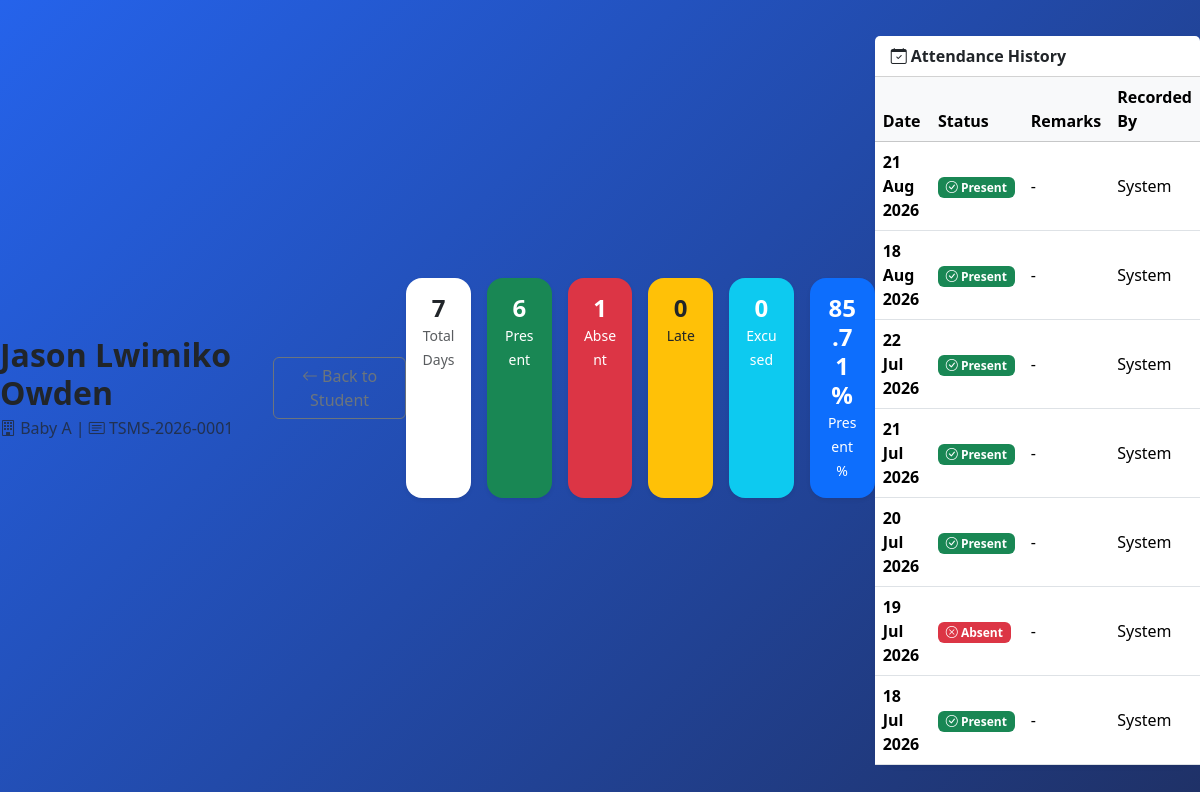
The app's page /school-management/students/4/attendance/ with its own data.
### students/models.py (models this page shows, shortened)
class Student(models.Model):
    GENDER_CHOICES = [
        ("M", "Male"),
        ("F", "Female"),
    ]
    STATUS_CHOICES = [
        ("ACTIVE", "Active"),
        ("TRANSFERRED", "Transferred"),
        ("GRADUATED", "Graduated"),
    ]
    admission_number = models.CharField(
        max_length=30,
        unique=True,
        blank=True,
        editable=False  # so users can't manually type a duplicate
    )
    first_name = models.CharField(max_length=100)
    middle_name = models.CharField(max_length=100, blank=True)
    last_name = models.CharField(max_length=100)
    gender = models.CharField(
        max_length=1,
        choices=GENDER_CHOICES
    )
    date_of_birth = models.DateField()
    guardian = models.ForeignKey(
        Guardian,
        on_delete=models.CASCADE,
        related_name="students"
    )
    class_room = models.ForeignKey(
        "academics.ClassRoom",
        on_delete=models.SET_NULL,
        null=True,
        blank=True,
        related_name="students"
    )
    photo = models.ImageField(
        upload_to="students/",
        blank=True,
        null=True
    )
    admission_date = models.DateField(auto_now_add=True)
    admission_year = models.PositiveIntegerField(
        default=datetime.date.today().year
    )
    nationality = models.CharField(
        max_length=50,
        default="Tanzanian"
    )
    religion = models.CharField(
        max_length=50,
        blank=True
    )
    blood_group = models.CharField(
        max_length=5,
        blank=True
    )
    status = models.CharField(
        max_length=20,
        choices=STATUS_CHOICES,
        default="ACTIVE"
    )
    is_active = models.BooleanField(default=True)
    class Meta:
        ordering = ["first_name", "last_name"]
    @property
    def full_name(self):
        name = f"{self.first_name} {self.middle_name} {self.last_name}"
        return " ".join(name.split()) # removes double spaces if no middle name

class Attendance(models.Model):
    STATUS_CHOICES = [
        ("P", "Present"),
        ("A", "Absent"),
        ("L", "Late"),
        ("E", "Excused"),
    ]
    student = models.ForeignKey(
        Student,
        on_delete=models.CASCADE,
        related_name="attendance"
    )
    date = models.DateField(default=timezone.now)
    status = models.CharField(
        max_length=1,
        choices=STATUS_CHOICES,
        default="P"
    )
    remarks = models.CharField(
        max_length=255,
        blank=True
    )
    recorded_by = models.ForeignKey(
        "academics.Teacher",
        on_delete=models.SET_NULL,
        null=True,
        blank=True,
        related_name="attendance_records"
    )
    class Meta:
        ordering = ["-date", "student__first_name"]
        unique_together = ("student", "date")
        verbose_name = "Attendance"
        verbose_name_plural = "Attendance"

### academics/models.py (models this page shows, shortened)
class ClassRoom(models.Model):
    LEVEL_GROUP = {
        'BABY': 'PRE_PRIMARY', 'MIDDLE': 'PRE_PRIMARY', 'TOP': 'PRE_PRIMARY',
        'G1': 'PRE_PRIMARY', 'G2': 'PRE_PRIMARY', 'G3': 'PRE_PRIMARY',
        'G4': 'PRE_PRIMARY', 'G5': 'PRE_PRIMARY', 'G6': 'PRE_PRIMARY', 'G7': 'PRE_PRIMARY',
        'F1': 'ORDINARY', 'F2': 'ORDINARY', 'F3': 'ORDINARY', 'F4': 'ORDINARY',
        'F5': 'ADVANCED', 'F6': 'ADVANCED',
    }
    LEVEL_CHOICES = [
        ("BABY", "Baby"),
        ("MIDDLE", "Middle"),
        ("TOP", "Top"),
        ("G1", "Grade 1"),
        ("G2", "Grade 2"),
        ("G3", "Grade 3"),
        ("G4", "Grade 4"),
        ("G5", "Grade 5"),
        ("G6", "Grade 6"),
        ("G7", "Grade 7"),
        ("F1", "Form 1"),
        ("F2", "Form 2"),
        ("F3", "Form 3"),
        ("F4", "Form 4"),
        ("F5", "Form 5"),
        ("F6", "Form 6"),
    ]
    STREAM_CHOICES = [
        ("A", "A"),
        ("B", "B"),
        ("C", "C"),
    ]
    level = models.CharField(
        max_length=10,
        choices=LEVEL_CHOICES
    )
    stream = models.CharField(
        max_length=1,
        choices=STREAM_CHOICES
    )
    class_teacher = models.ForeignKey(
        Teacher,
        on_delete=models.SET_NULL,
        null=True,
        blank=True,
        related_name="classrooms"
    )
    class Meta:
        unique_together = ("level", "stream")
        ordering = ["level", "stream"]
    def __str__(self):
        return f"{self.get_level_display()} {self.stream}"

### students/views.py (the view)
# urls.py: path("<int:student_id>/attendance/", views.student_attendance_report, name="student_attendance_report"),
def student_attendance_report(request, student_id):
    student = get_object_or_404(Student, id=student_id)
    attendance = Attendance.objects.filter(student=student).order_by('-date')
    total = attendance.count()
    present = attendance.filter(status='P').count()
    absent = attendance.filter(status='A').count()
    late = attendance.filter(status='L').count()
    excused = attendance.filter(status='E').count()
    percentage = round((present / total) * 100, 2) if total > 0 else 0
    context = {
        'student': student, 'attendance': attendance, 'total': total,
        'present': present, 'absent': absent, 'late': late, 'excused': excused, 'percentage': percentage,
    }
    return render(request, "students/attendance_report.html", context)

### students/templates/students/attendance_report.html (shortened to what this page needs)
{% extends 'base.html' %}
{% block content %}
<div class="d-flex justify-content-between align-items-center mb-4">
    <div>
        <h2 class="fw-bold mb-1">{{ student.full_name|title }}</h2>
        <p class="text-muted mb-0">
            <i class="bi bi-building"></i> {{ student.class_room|default:"No Class" }} |
            <i class="bi bi-card-text"></i> {{ student.admission_number }}
        </p>
    </div>
    <a href="{% url 'students:student_detail' student.pk %}" class="btn btn-outline-secondary">
        <i class="bi bi-arrow-left"></i> Back to Student
    </a>
</div>
<div class="row g-3 mb-4">
    <div class="col-6 col-md-2">
        <div class="card text-center border-0 shadow-sm h-100">
            <div class="card-body py-3">
                <h4 class="fw-bold mb-0">{{ total }}</h4>
                <small class="text-muted">Total Days</small>
            </div>
        </div>
    </div>
    <div class="col-6 col-md-2">
        <div class="card text-center border-0 shadow-sm bg-success text-white h-100">
            <div class="card-body py-3">
                <h4 class="fw-bold mb-0">{{ present }}</h4>
                <small>Present</small>
            </div>
        </div>
    </div>
    <div class="col-6 col-md-2">
        <div class="card text-center border-0 shadow-sm bg-danger text-white h-100">
            <div class="card-body py-3">
                <h4 class="fw-bold mb-0">{{ absent }}</h4>
                <small>Absent</small>
            </div>
        </div>
    </div>
    <div class="col-6 col-md-2">
        <div class="card text-center border-0 shadow-sm bg-warning h-100">
            <div class="card-body py-3">
                <h4 class="fw-bold mb-0">{{ late }}</h4>
                <small>Late</small>
            </div>
        </div>
    </div>
    <div class="col-6 col-md-2">
        <div class="card text-center border-0 shadow-sm bg-info text-white h-100">
            <div class="card-body py-3">
                <h4 class="fw-bold mb-0">{{ excused }}</h4>
                <small>Excused</small>
            </div>
        </div>
    </div>
    <div class="col-6 col-md-2">
        <div class="card text-center border-0 shadow-sm bg-primary text-white h-100">
            <div class="card-body py-3">
                <h4 class="fw-bold mb-0">{{ percentage }}%</h4>
                <small>Present %</small>
            </div>
        </div>
    </div>
</div>
<div class="card shadow-sm">
    <div class="card-header bg-white fw-bold">
        <i class="bi bi-calendar-check"></i> Attendance History
    </div>
    <div class="card-body p-0">
        <div class="table-responsive">
            <table class="table table-hover mb-0 align-middle">
                <thead class="table-light">
                    <tr>
                        <th style="width: 120px;">Date</th>
                        <th>Status</th>
                        <th>Remarks</th>
                        <th>Recorded By</th>
                    </tr>
                </thead>
                <tbody>
                    {% for record in attendance %}
                    <tr>
                        <td class="fw-semibold">{{ record.date|date:"d M Y" }}</td>
                        <td>
                            {% if record.status == 'P' %}
                                <span class="badge bg-success"><i class="bi bi-check-circle"></i> Present</span>
                            {% elif record.status == 'A' %}
                                <span class="badge bg-danger"><i class="bi bi-x-circle"></i> Absent</span>
                            {% elif record.status == 'L' %}
                                <span class="badge bg-warning text-dark"><i class="bi bi-clock"></i> Late</span>
                            {% elif record.status == 'E' %}
                                <span class="badge bg-info"><i class="bi bi-info-circle"></i> Excused</span>
                            {% endif %}
                        </td>
                        <td>{{ record.remarks|default:"-" }}</td>
                        <td>{{ record.recorded_by.get_full_name|default:"System" }}</td>
                    </tr>
                    {% endfor %}
                </tbody>
            </table>
        </div>
    </div>
</div>
{% endblock %}

### templates/base.html (style rules this page uses)
:root { --sidebar-bg: #0c152d; --sidebar-active: #2563eb; --primary: #2563eb; --bg-light: #f5f7fb; }
body { background: var(--bg-light); min-height: 100vh; font-family: 'Segoe UI', Tahoma, Geneva, Verdana, sans-serif; }
.login-body { background: linear-gradient(135deg, var(--primary) 0%, #1f3167 100%); display: flex; align-items: center; justify-content: center; }
.card { border: none; border-radius: 16px; box-shadow: 0 3px 15px rgba(0,0,0,0.05); }

### records on screen
Student: full_name "Jason Lwimiko Owden", class_room "Baby A", admission_number "TSMS-2026-0001"
Attendance: date "21 Aug 2026", status "P" (drawn), remarks "-", recorded_by.get_full_name "System"
Attendance: date "18 Aug 2026", status "P" (drawn), remarks "-", recorded_by.get_full_name "System"
Attendance: date "22 Jul 2026", status "P" (drawn), remarks "-", recorded_by.get_full_name "System"
Attendance: date "21 Jul 2026", status "P" (drawn), remarks "-", recorded_by.get_full_name "System"
Attendance: date "20 Jul 2026", status "P" (drawn), remarks "-", recorded_by.get_full_name "System"
Attendance: date "19 Jul 2026", status "A" (drawn), remarks "-", recorded_by.get_full_name "System"
Attendance: date "18 Jul 2026", status "P" (drawn), remarks "-", recorded_by.get_full_name "System"

### other values on screen
{{ total }} "7"
{{ present }} "6"
{{ absent }} "1"
{{ late }} "0"
{{ excused }} "0"
{{ percentage }} "85.71"
